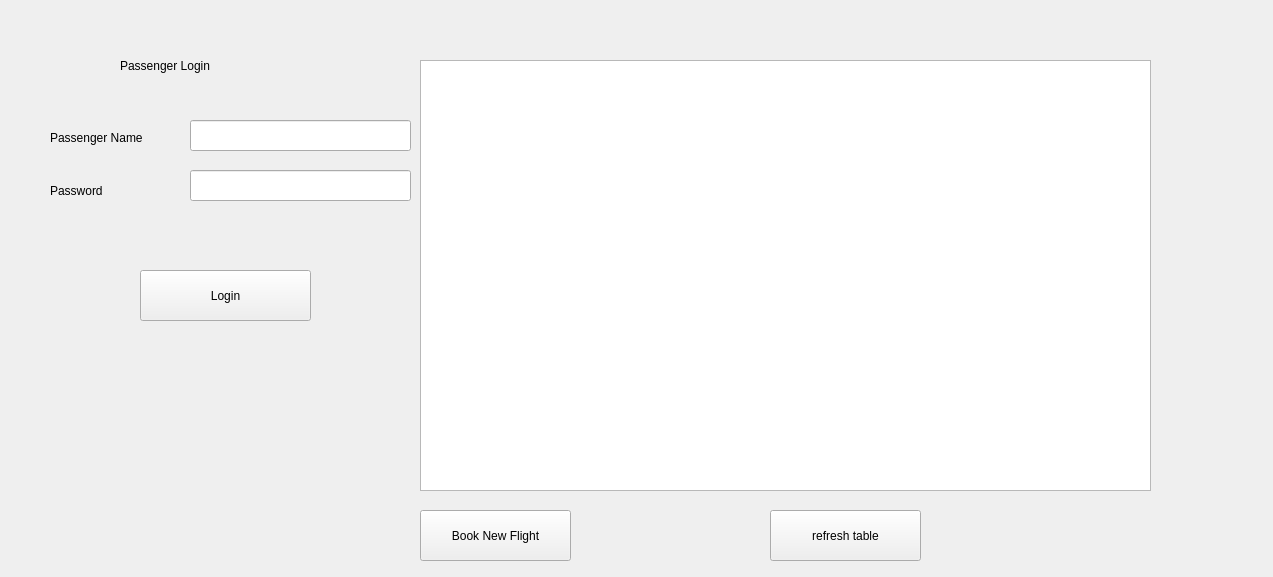
<?xml version="1.0" encoding="UTF-8"?>
<ui version="4.0">
 <class>Form</class>
 <widget class="QWidget" name="Form">
  <property name="geometry">
   <rect>
    <x>0</x>
    <y>0</y>
    <width>1273</width>
    <height>577</height>
   </rect>
  </property>
  <property name="windowTitle">
   <string>Form</string>
  </property>
  <widget class="QLabel" name="label">
   <property name="geometry">
    <rect>
     <x>120</x>
     <y>50</y>
     <width>261</width>
     <height>31</height>
    </rect>
   </property>
   <property name="styleSheet">
    <string notr="true">font: 18pt &quot;MS Shell Dlg 2&quot;;</string>
   </property>
   <property name="text">
    <string>Passenger Login</string>
   </property>
  </widget>
  <widget class="QLabel" name="label_2">
   <property name="geometry">
    <rect>
     <x>50</x>
     <y>130</y>
     <width>121</width>
     <height>16</height>
    </rect>
   </property>
   <property name="styleSheet">
    <string notr="true">font: 12pt &quot;MS Shell Dlg 2&quot;;</string>
   </property>
   <property name="text">
    <string>Passenger Name</string>
   </property>
  </widget>
  <widget class="QLabel" name="label_4">
   <property name="geometry">
    <rect>
     <x>50</x>
     <y>180</y>
     <width>121</width>
     <height>21</height>
    </rect>
   </property>
   <property name="styleSheet">
    <string notr="true">font: 12pt &quot;MS Shell Dlg 2&quot;;</string>
   </property>
   <property name="text">
    <string>Password</string>
   </property>
  </widget>
  <widget class="QLineEdit" name="tb1">
   <property name="geometry">
    <rect>
     <x>190</x>
     <y>120</y>
     <width>221</width>
     <height>31</height>
    </rect>
   </property>
   <property name="styleSheet">
    <string notr="true">font: 12pt &quot;MS Shell Dlg 2&quot;;</string>
   </property>
  </widget>
  <widget class="QLineEdit" name="tb2">
   <property name="geometry">
    <rect>
     <x>190</x>
     <y>170</y>
     <width>221</width>
     <height>31</height>
    </rect>
   </property>
   <property name="styleSheet">
    <string notr="true">font: 12pt &quot;MS Shell Dlg 2&quot;;</string>
   </property>
   <property name="echoMode">
    <enum>QLineEdit::Password</enum>
   </property>
  </widget>
  <widget class="QPushButton" name="b1">
   <property name="geometry">
    <rect>
     <x>140</x>
     <y>270</y>
     <width>171</width>
     <height>51</height>
    </rect>
   </property>
   <property name="styleSheet">
    <string notr="true">font: 12pt &quot;MS Shell Dlg 2&quot;;</string>
   </property>
   <property name="text">
    <string>Login</string>
   </property>
  </widget>
  <widget class="QTableWidget" name="tableReport">
   <property name="geometry">
    <rect>
     <x>420</x>
     <y>60</y>
     <width>731</width>
     <height>431</height>
    </rect>
   </property>
   <property name="styleSheet">
    <string notr="true">font: 12pt &quot;MS Shell Dlg 2&quot;;</string>
   </property>
  </widget>
  <widget class="QPushButton" name="b2">
   <property name="geometry">
    <rect>
     <x>420</x>
     <y>510</y>
     <width>151</width>
     <height>51</height>
    </rect>
   </property>
   <property name="styleSheet">
    <string notr="true">font: 12pt &quot;MS Shell Dlg 2&quot;;</string>
   </property>
   <property name="text">
    <string>Book New Flight</string>
   </property>
  </widget>
  <widget class="QPushButton" name="b3">
   <property name="geometry">
    <rect>
     <x>770</x>
     <y>510</y>
     <width>151</width>
     <height>51</height>
    </rect>
   </property>
   <property name="styleSheet">
    <string notr="true">font: 12pt &quot;MS Shell Dlg 2&quot;;</string>
   </property>
   <property name="text">
    <string>refresh table</string>
   </property>
  </widget>
 </widget>
 <resources/>
 <connections/>
</ui>
